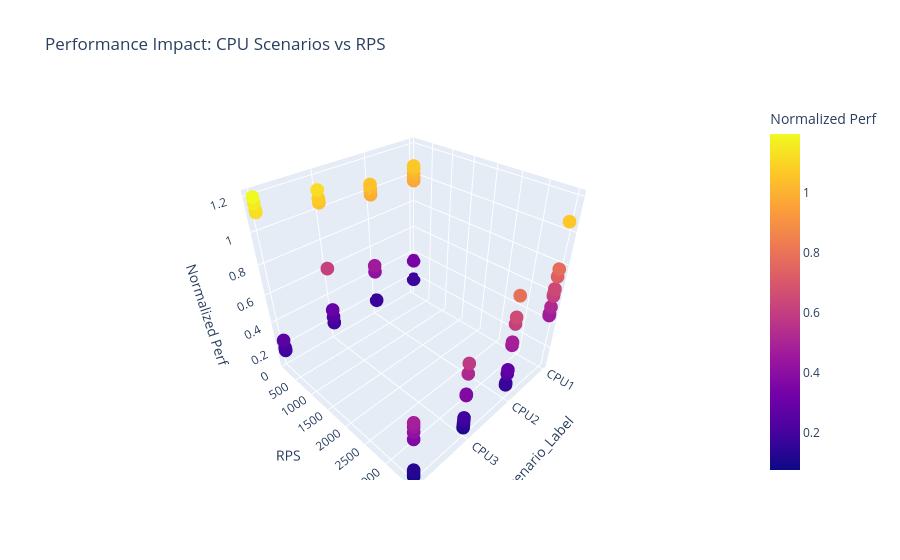

The code cell stored with this chart in its notebook:
### Code cell
import plotly.express as px

# 1. Filter for your specific RPS values
target_rps = [100, 3500]
plot_df = df_cpu[df_cpu['Given_RPS'].isin(target_rps)].copy()

# 2. Sort to ensure the axes look logical
plot_df = plot_df.sort_values(['Scenario_Label', 'Given_RPS'])

# 3. Create the 3D Scatter plot
fig = px.scatter_3d(
    plot_df, 
    x='Scenario_Label', 
    y='Given_RPS', 
    z='norm_perf',
    color='norm_perf',  # Color by performance for better visual depth
    title='Performance Impact: CPU Scenarios vs RPS',
    labels={'norm_perf': 'Normalized Perf', 'Given_RPS': 'RPS'}
)

fig.show()

### Figure 1 — Plotly figure (JSON) as saved in the notebook; plotly's stock layout.template omitted (floating-point values rounded to 4 significant figures)
{"data": [{"hovertemplate": "Scenario_Label=%{x}<br>RPS=%{y}<br>Normalized Perf=%{marker.color}<extra></extra>", "legendgroup": "", "marker": {"color": [0.3426, 1.013, 1.049, 0.9854, 1.064, 0.9863, 0.1774, 0.9651, 0.4548, 0.4673, 0.7765, 0.5174, 0.6116, 1.063, 0.6448, 0.7272, 0.6398, 0.5958, 0.417, 1.036, 0.1747, 1.018, 0.4648, 0.9801, 1.046, 0.9974, 0.17, 0.1563, 0.6525, 0.1593, 0.245, 0.6083, 0.2758, 0.4607, 0.4821, 0.7899, 0.2907, 1.072, 0.2333, 1.047, 0.1854, 1.066, 0.6114, 1.122, 0.1103, 0.1274, 0.37, 0.1417, 0.1696, 0.5838, 0.143, 0.5147, 0.1893, 0.3614, 0.1792, 1.164, 0.2024, 1.129, 0.1827, 1.115, 0.2606, 1.197, 0.07528, 0.09129, 0.4159, 0.104, 0.1119, 0.4809, 0.1264, 0.4532, 0.1196, 0.3647], "coloraxis": "coloraxis", "symbol": "circle"}, "mode": "markers", "name": "", "scene": "scene", "showlegend": false, "type": "scatter3d", "x": ["CPU1", "CPU1", "CPU1", "CPU1", "CPU1", "CPU1", "CPU1", "CPU1", "CPU1", "CPU1", "CPU1", "CPU1", "CPU1", "CPU1", "CPU1", "CPU1", "CPU1", "CPU1", "CPU2", "CPU2", "CPU2", "CPU2", "CPU2", "CPU2", "CPU2", "CPU2", "CPU2", "CPU2", "CPU2", "CPU2", "CPU2", "CPU2", "CPU2", "CPU2", "CPU2", "CPU2", "CPU3", "CPU3", "CPU3", "CPU3", "CPU3", "CPU3", "CPU3", "CPU3", "CPU3", "CPU3", "CPU3", "CPU3", "CPU3", "CPU3", "CPU3", "CPU3", "CPU3", "CPU3", "CPU4", "CPU4", "CPU4", "CPU4", "CPU4", "CPU4", "CPU4", "CPU4", "CPU4", "CPU4", "CPU4", "CPU4", "CPU4", "CPU4", "CPU4", "CPU4", "CPU4", "CPU4"], "y": [100, 100, 100, 100, 100, 100, 100, 100, 3500, 3500, 3500, 3500, 3500, 3500, 3500, 3500, 3500, 3500, 100, 100, 100, 100, 100, 100, 100, 100, 3500, 3500, 3500, 3500, 3500, 3500, 3500, 3500, 3500, 3500, 100, 100, 100, 100, 100, 100, 100, 100, 3500, 3500, 3500, 3500, 3500, 3500, 3500, 3500, 3500, 3500, 100, 100, 100, 100, 100, 100, 100, 100, 3500, 3500, 3500, 3500, 3500, 3500, 3500, 3500, 3500, 3500], "z": [0.3426, 1.013, 1.049, 0.9854, 1.064, 0.9863, 0.1774, 0.9651, 0.4548, 0.4673, 0.7765, 0.5174, 0.6116, 1.063, 0.6448, 0.7272, 0.6398, 0.5958, 0.417, 1.036, 0.1747, 1.018, 0.4648, 0.9801, 1.046, 0.9974, 0.17, 0.1563, 0.6525, 0.1593, 0.245, 0.6083, 0.2758, 0.4607, 0.4821, 0.7899, 0.2907, 1.072, 0.2333, 1.047, 0.1854, 1.066, 0.6114, 1.122, 0.1103, 0.1274, 0.37, 0.1417, 0.1696, 0.5838, 0.143, 0.5147, 0.1893, 0.3614, 0.1792, 1.164, 0.2024, 1.129, 0.1827, 1.115, 0.2606, 1.197, 0.07528, 0.09129, 0.4159, 0.104, 0.1119, 0.4809, 0.1264, 0.4532, 0.1196, 0.3647]}], "layout": {"coloraxis": {"colorbar": {"title": {"text": "Normalized Perf"}}, "colorscale": [[0, "#0d0887"], [0.1111, "#46039f"], [0.2222, "#7201a8"], [0.3333, "#9c179e"], [0.4444, "#bd3786"], [0.5556, "#d8576b"], [0.6667, "#ed7953"], [0.7778, "#fb9f3a"], [0.8889, "#fdca26"], [1, "#f0f921"]]}, "legend": {"tracegroupgap": 0}, "scene": {"domain": {"x": [0, 1], "y": [0, 1]}, "xaxis": {"title": {"text": "Scenario_Label"}}, "yaxis": {"title": {"text": "RPS"}}, "zaxis": {"title": {"text": "Normalized Perf"}}}, "title": {"text": "Performance Impact: CPU Scenarios vs RPS"}}}
